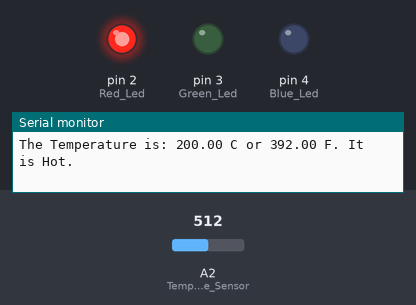
Simulated run of this sketch. Board: Arduino Uno, built with avr-gcc and run on an emulated ATmega328P. Parts: output pins drawn as LEDs (lit = HIGH), the last lines printed to the serial monitor. Inputs (shaded band) come from the test bench; at power-on: A2 (Temperature_Sensor) = 512.

Above: at 1.8 s.
1.9 s: A2 (Temperature_Sensor) set to 169
3.4 s: A2 (Temperature_Sensor) set to 139
At 5.2 s:
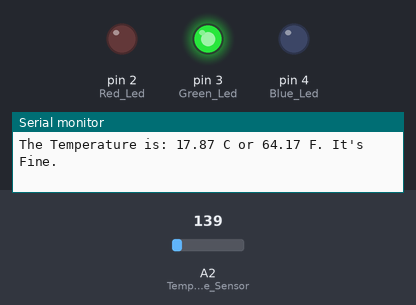
5.5 s: A2 (Temperature_Sensor) set to 122
At 6.9 s:
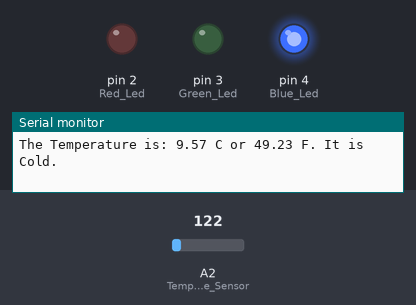
7.5 s: A2 (Temperature_Sensor) set to 306
At 8.6 s:
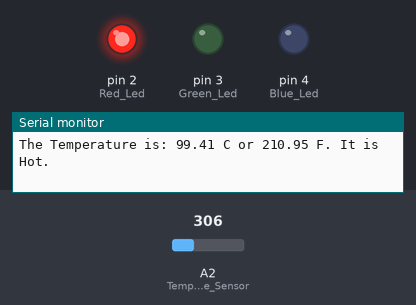
9.5 s: A2 (Temperature_Sensor) set to 0
At 11.4 s:
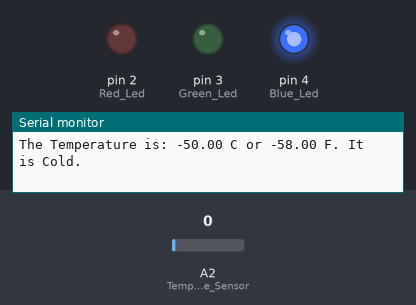
Timing chart, 0 to 12.5 s (numbered marks = the images above; inputs shaded):
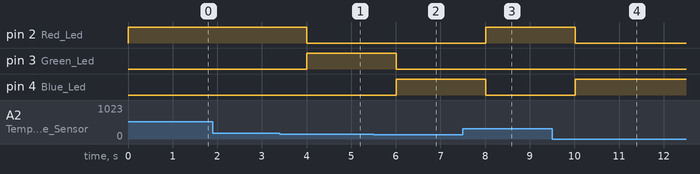

Measured:
- the behaviour switches between 156 and 155 on A2 (Temperature_Sensor) (found by bisection; images 0 and 1)
- after the input at 3.4 s, pin 2 (Red_Led): HIGH → LOW after 0.61 s; pin 3 (Green_Led): LOW → HIGH after 0.61 s
- after the input at 5.5 s, pin 3 (Green_Led): HIGH → LOW after 0.51 s; pin 4 (Blue_Led): LOW → HIGH after 0.51 s
- after the input at 7.5 s, pin 2 (Red_Led): LOW → HIGH after 0.51 s; pin 4 (Blue_Led): HIGH → LOW after 0.51 s
- after the input at 9.5 s, pin 2 (Red_Led): HIGH → LOW after 0.52 s; pin 4 (Blue_Led): LOW → HIGH after 0.52 s

The sketch:

Code.ino
```cpp
const float hot = 26.0; //Setting Hot Parameter

const float cold = 17.0; //Setting Cold Parameter

//The Setup Function (Runs once on Power and Reset)
void setup(){
  pinMode(A2, INPUT); //Temperature Sensor
  pinMode(2, OUTPUT); //Red Led
  pinMode(3, OUTPUT); //Green Led
  pinMode(4, OUTPUT); //Blue Led
  Serial.begin(9600); //Prepares Serial Monitor
}

//The Loop Function runs forever
void loop(){
  int sensor = analogRead(A2); //Reads Analog Value from pin A2
  float voltage = 5.0 * (sensor / 1024.0); //Calculate Sensor's Voltage
  float tempCelsius = (voltage - 0.5) * 100; //Calculate Celsius Temperature
  float tempFahrenheit  = (tempCelsius * 1.8) + 32; //Convert to Fahrenheit Temperature

    //Prints the Temperature Value to the Serial Monitor into Celsius and Fahrenheit
  Serial.print("The Temperature is: ");
  Serial.print(tempCelsius);
  Serial.print(" C or ");
    Serial.print(tempFahrenheit);
    Serial.print(" F.");

    //Checks Temperature Value and Light Up Leds
  if(tempCelsius < cold){ //If Temperature is smaller than cold
    digitalWrite(4, HIGH); //Turn the Blue Led On
    digitalWrite(3, LOW); //Turn the Green Led Off
    digitalWrite(2, LOW); //Turn the Red Led Off
    Serial.println(" It is Cold."); //Prints Status of Room
  }
  else if(tempCelsius >= hot){ //If Temperature is bigger than hot
    digitalWrite(4, LOW); //Turn the Blue Led Off
    digitalWrite(3, LOW); //Turn the Green Led Off
    digitalWrite(2, HIGH); //Turn the Red Led On
    Serial.println(" It is Hot."); //Prints Status of Room
  }
  else{ //If Temperature is fine
    digitalWrite(4, LOW); //Turn the Blue Led Off
    digitalWrite(3, HIGH); //Turn the Green Led On
    digitalWrite(2, LOW); //Turn the Red Led Off
    Serial.println(" It's Fine."); //Prints Status of Room
  }

  Serial.println(" ");
    delay(1000); //Waits for a second
}
```
